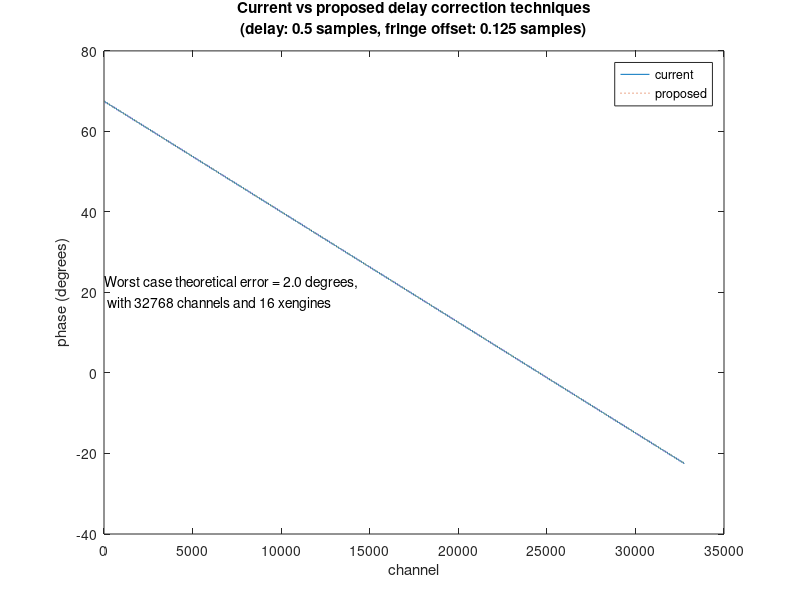

Recreate this plot in MATLAB.
% proposal is to implement phase correction by having a base phase
% value for the first frequency, and a phase update to be applied
% for each frequency after that

fft_chans = 2^15; 
fringe_offset = 0.125; %samples
delay = 0.5; %samples
lookup_table_size = 1024; 

signal = randn(1, fft_chans);
signal_fft = fft(signal, fft_chans);

%current solution
indices = [-0.5:1/fft_chans:0.5-1/fft_chans];
lookup_table = exp(j*2*pi*([-(lookup_table_size/2):lookup_table_size/2-1]/lookup_table_size));

phase = ((-delay)*indices) + fringe_offset;
table_indices = mod(round(phase*lookup_table_size/2)+lookup_table_size/2, lookup_table_size);
phase_slope = lookup_table(table_indices+1);
%apply delay slope
signal_fft_delayed = signal_fft .* phase_slope;

%proposed solution
%delay = -delay;
%fringe_offset = -fringe_offset;

%negative delay slope for positive delay
delay_radians = -delay * pi;
fringe_offset_radians = fringe_offset * pi;

initial_phase = -delay_radians/2+fringe_offset_radians;
rotator_init = exp(j*initial_phase);

phase_increment = delay_radians/fft_chans;
rotator_inc = exp(j*phase_increment);

rotators = zeros(1, fft_chans);
rotator = rotator_init;
for n = 1:fft_chans,
    rotator = rotator * rotator_inc;
    rotators(n) = rotator;
end
%apply delay slope
signal_fft_delayed_new = signal_fft.*rotators;    

% Phase error sources;
% * initial phase error on input data
% * initial base rotator value error 
% * initial phase increment value error accumulated
% * rotator value error accumulated 
% * final phase error on output data
% Assuming rounding, maximum error is half an LSB

xengs = 16; %maximum error occurs with maximum channels per xengine

%input data from feng
input_bits = 8;
max_input_error_bits = 1/(2^input_bits);
max_input_error_phase = abs(360/(2*pi)*angle(exp(-j*max_input_error_bits)));

%phase accumulator
phase_acc_init_bits = 16; %input resolution
max_phase_acc_init_error_bits = 1/(2^phase_acc_init_bits);
max_phase_acc_init_error_phase = abs(360/(2*pi)*angle(exp(-j*max_phase_acc_init_error_bits)));
phase_acc_bits = 25; %phase accumulator resolution
max_phase_acc_error_bits = 1/(2^phase_acc_bits);
max_phase_acc_error_phase = abs(360/(2*pi)*angle(exp(-j*max_phase_acc_error_bits)));

%phase increment
phase_inc_bits = 16; %input resolution
max_phase_inc_error_bits = 1/(2^phase_inc_bits);
max_phase_inc_error_phase = abs(360/(2*pi)*angle(exp(-j*max_phase_inc_error_bits)));

%output data
output_bits = 12;
max_output_error_bits = 1/(2^output_bits);
max_output_error_phase = abs(360/(2*pi)*angle(exp(-j*max_output_error_bits)));

chans_per_xeng = fft_chans/xengs;
%integrated phase error due to accumulated initial phase error in phase increment value
max_phase_acc_error_phase_inc = chans_per_xeng * max_phase_inc_error_phase;

%integrated phase error due to accumulated phase error in phase accumulator
max_phase_acc_error_phase_acc = chans_per_xeng * max_phase_acc_error_phase;

%maximum theoretical phase error
max_phase_error_worst = max_input_error_phase + max_phase_acc_init_error_phase + max_phase_acc_error_phase_acc + max_phase_acc_error_phase_inc + max_output_error_phase;

heading = sprintf('Current vs proposed delay correction techniques\n(delay: %2.1f samples, fringe offset: %1.3f samples)', delay, fringe_offset);
plot((180/pi)*angle(signal_fft_delayed.*conj(signal_fft)),'-');
hold on;
plot((180/pi)*angle(signal_fft_delayed_new.*conj(signal_fft)),':');
legend({'current','proposed'});
xlabel('channel');
ylabel('phase (degrees)');
title(heading); 
text(50,20,sprintf('Worst case theoretical error = %2.1f degrees,\n with %d channels and %d xengines', max_phase_error_worst, fft_chans, xengs));

